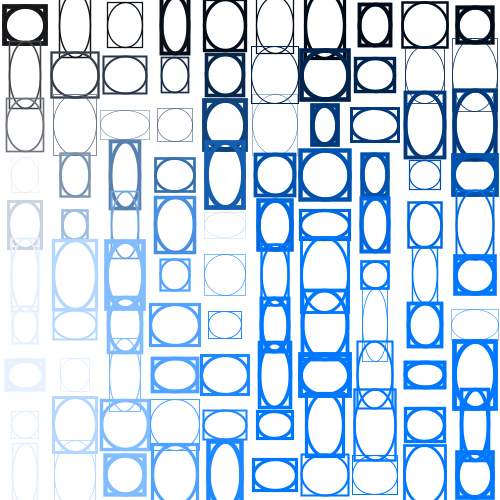
Frame 1 (no input)
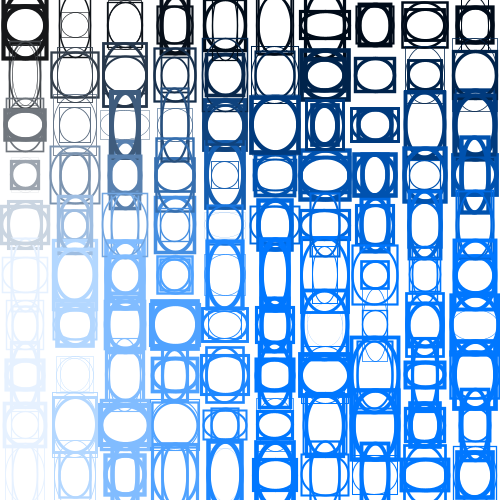
Frame 2 (the mouse pressed at the canvas centre, redrawn once)

The Processing sketch that drew these frames (run headless with seeded random() and noise(); the mouse was pressed at the canvas centre and the sketch redrawn once):

// Processing sketch: processing_19744
// ── processing_19744.pde

void setup(){
  size(500,500);
  background(255,255,255);
  colorMode(HSB);
  rectMode(CENTER);
  ellipseMode(CENTER);
  noFill();
}

void function( float a, float b ){
float x = random(25,50);
float y = random(25,75);
stroke(150,a,b);
strokeWeight(random(5));
rect(a,b,x,y);
ellipse(a,b,x,y);
}
void draw(){


for(int c=25; c<width; c=c+50){
for(int d=25; d<height; d=d+50){
    function(c,d);
    noLoop();
  }
}
}
  
